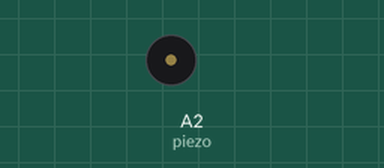
This program was run on a simulated CircuitPython board. Shown: buzzer (waves = sounding).

Above: at 2.6 s.
At 6.52 s:
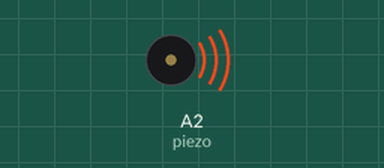
Timing chart, 0 to 6.8 s (numbered marks = the images above):
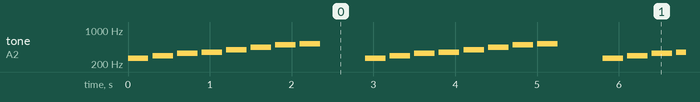

The program:

code.py
```python
import time
import board
import pulseio

# For the M0 boards:
piezo = pulseio.PWMOut(board.A2, duty_cycle=0, frequency=440, variable_frequency=True)

# For the M4 boards:
# piezo = pulseio.PWMOut(board.A1, duty_cycle=0, frequency=440, variable_frequency=True)

while True:
    for f in (262, 294, 330, 349, 392, 440, 494, 523):
        piezo.frequency = f
        piezo.duty_cycle = 65536 // 2  # On 50%
        time.sleep(0.25)  # On for 1/4 second
        piezo.duty_cycle = 0  # Off
        time.sleep(0.05)  # Pause between notes
    time.sleep(0.5)
```

Measured:
- by itself, tone on A2 (piezo): repeats every 2.9 s: silent 0.05 s, 294 Hz 0.25 s, silent 0.05 s, 330 Hz 0.25 s, silent 0.05 s, 349 Hz 0.25 s, silent 0.05 s, 392 Hz 0.25 s, silent 0.05 s, 440 Hz 0.25 s, silent 0.05 s, 494 Hz 0.25 s, silent 0.05 s, 523 Hz 0.25 s, silent 0.55 s, 262 Hz 0.25 s
